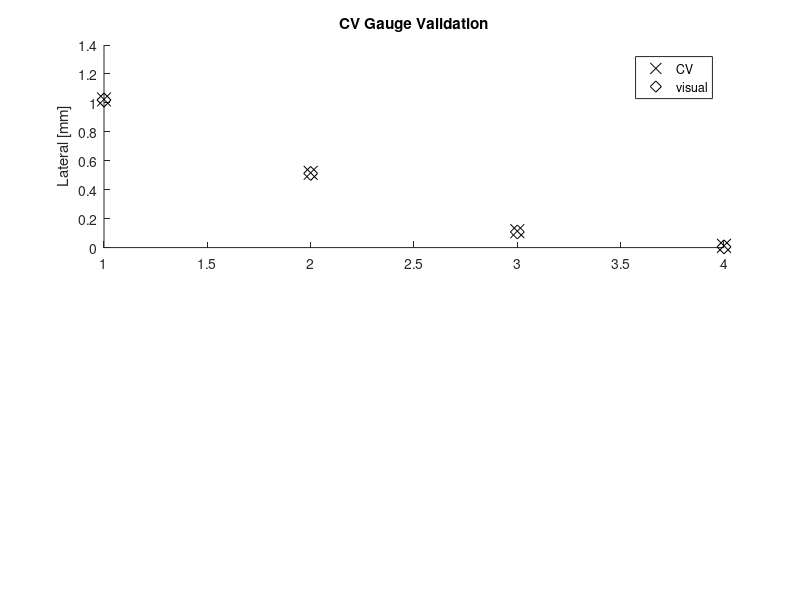

Recreate this plot in MATLAB. (Note: this script raises an error after producing the figure.)
%close all
clear all
load('CV_valid.mat')
lateral = CV_valid(1,:)';
radial = CV_valid(2,:)';

% Visual estimation of angles:
g1_zero = [36;-771];
g2_zero = [761;15];

g1 = [-425,-206, -16,33;
    -629,-729,-756,-757];
g2 = [620,727,760,763;
    -443,-225,-31,19];


g1_zero_angle = atan2(g1_zero(2,1),g1_zero(1,1));
g2_zero_angle = atan2(g2_zero(2,1),g2_zero(1,1));

for i = 1:length(g1)
    g1_ang(i) = (atan2(g1(2,i),g1(1,i)) - g1_zero_angle);
    g1_mm(i) = -(g1_ang(i) * 10/(2*pi))';
    g2_ang(i) = (atan2(g2(2,i),g2(1,i)) - g2_zero_angle);
    g2_mm(i) = -(g2_ang(i) * 10/(2*pi));
end
g1_mm=g1_mm';
g2_mm =  g2_mm';

% resolution of the measurements, in mm
resolution = sin(1/740)*10
% max difference between visual estimation and computer vision algorithm:
maxLateral = max(abs(lateral-g1_mm))
maxRadial = max(abs(radial-g2_mm))

measNumber = [1;2;3;4];
figure(1)
subplot(2,1,1)
hold on
plot(measNumber,lateral, 'kx','MarkerSize',10)
plot(g1_mm,'kd','MarkerSize',10)
legend('CV','visual')
ylabel('Lateral [mm]')
title('CV Gauge Validation')
ax = gca; % current axes
ax.FontSize = 16;
xticks([1 2 3 4])
subplot(2,1,2)
hold on
plot(measNumber,radial, 'kx','MarkerSize',10)
plot(g2_mm,'kd','MarkerSize',10)
legend('CV','visual')
xlabel('Measurement Number')
ylabel('Radial [mm]')
hold off
ax = gca; % current axes
ax.FontSize = 16;
xticks([1 2 3 4])





